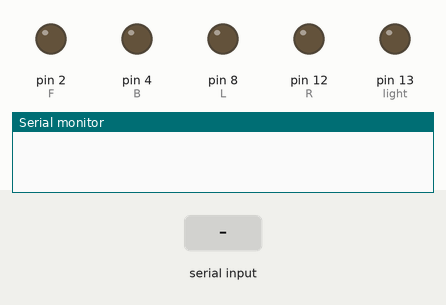
A sketch run on a simulated Arduino Uno, built with avr-gcc and run on an emulated ATmega328P. Shown: output pins drawn as LEDs (lit = HIGH), the last lines printed to the serial monitor. Inputs (shaded band) come from the test bench.

Above: at 1.2 s.
1.3 s: "d" received over Serial
At 2.5 s:
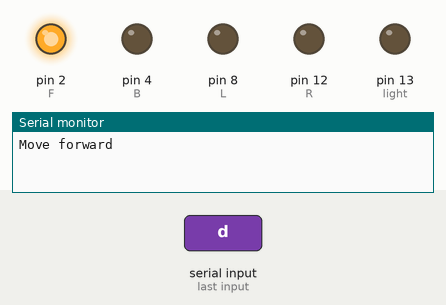
2.8 s: "s" received over Serial
At 3.7 s:
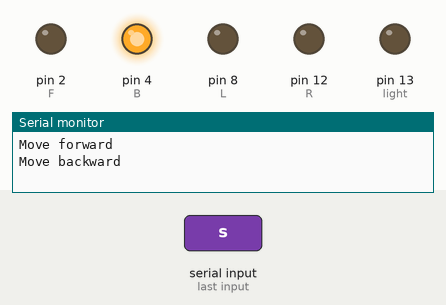
4.3 s: "a" received over Serial
At 4.9 s:
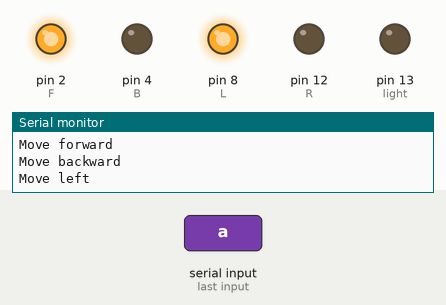
5.8 s: "f" received over Serial
At 7.2 s:
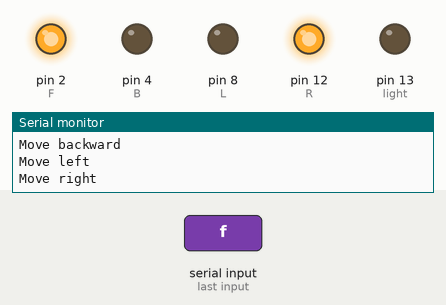
Timing chart, 0 to 8.3 s (numbered marks = the images above; inputs shaded):
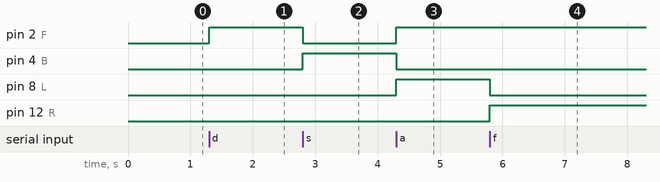

Measured:
- after the input at 1.3 s, pin 2 (F): LOW → HIGH at once
- after the input at 2.8 s, pin 2 (F): HIGH → LOW at once; pin 4 (B): LOW → HIGH at once
- after the input at 4.3 s, pin 2 (F), pin 8 (L): LOW → HIGH at once; pin 4 (B): HIGH → LOW at once
- after the input at 5.8 s, pin 8 (L): HIGH → LOW at once; pin 12 (R): LOW → HIGH at once

The sketch:

keyboard_car.ino
```cpp
int F = 2;
int B = 4;
int L = 8;
int R = 12;
int light = 13;
int left, right, forward, backward;
boolean goodString = false;
char command = 'k';

void setup() {
  // put your setup code here, to run once:
//  Serial.begin(9600);
  Serial.begin(115200);
  pinMode(F, OUTPUT);
  pinMode(B, OUTPUT);
  pinMode(L, OUTPUT);
  pinMode(R, OUTPUT);
  pinMode(light, OUTPUT);
}

void loop() {

      forward = HIGH;
      backward = LOW;
      left = LOW;
      right = LOW;
      if(command == 'd'){
        Serial.println("Move forward");
        forward = HIGH;
        backward = LOW;
        goodString = true;
      }
      else if(command == 's'){
        Serial.println("Move backward");
        forward = LOW;
        backward = HIGH;
        goodString = true;
      }
      else if(command == 'a'){
        Serial.println("Move left");
        left = HIGH;
        right = LOW;
        goodString = true;
      }
      else if(command == 'f'){
        Serial.println("Move right");
        left = LOW;
        right = HIGH;
        goodString = true;
      }
      else if(command == 'x'){
        Serial.println("stop!");
        digitalWrite(light, LOW);
        left = LOW;
        right = LOW;
        forward = LOW;
        backward = LOW;
        goodString = true;
      }
      else{
        goodString = false;
      }

      if(goodString){
        digitalWrite(F, forward);
        digitalWrite(B, backward);
        digitalWrite(L, left);
        digitalWrite(R, right);
        delay(1000);
      }
      command = 'k';

}

void serialEvent() {
  while (Serial.available()) {
//    Serial.println("getting next command");
    // get the new byte:
//    char nextCommand = (char)Serial.read();
    // add it to the inputString:
    command = Serial.read();
    // if the incoming character is a newline, set a flag
    // so the main loop can do something about it:
  }
}
```
